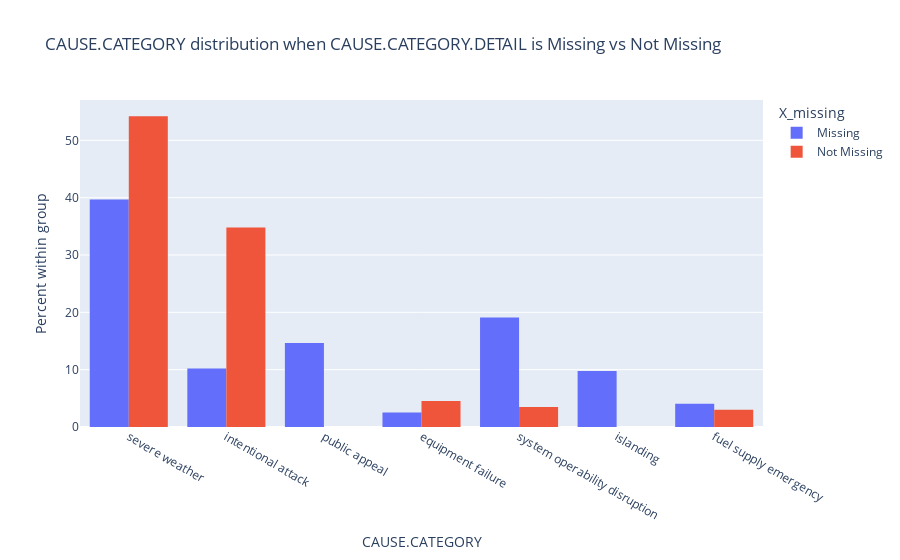

Notebook source saved alongside this figure:
### Code cell
tmp = outages[[X, Y]].copy()
tmp['X_missing'] = tmp[X].isna().map({True: 'Missing', False: 'Not Missing'})
tmp = tmp.dropna(subset=[Y])

fig = px.histogram(
    tmp,
    x=Y,
    color='X_missing',
    barmode='group',
    histnorm='percent',
    title=f"{Y} distribution when {X} is Missing vs Not Missing"
)
fig.update_layout(xaxis_title=Y, yaxis_title="Percent within group")
fig.show()

os.makedirs("assets", exist_ok=True)
fig.write_html("assets/missingness_dep_on_cause_category.html", include_plotlyjs="cdn")

### Figure 1 — Plotly figure (JSON) as saved in the notebook; plotly's stock layout.template omitted (floating-point values rounded to 4 significant figures; data arrays with more than 128 entries replaced by an {"elided": "..."} marker saying what was removed)
{"data": [{"alignmentgroup": "True", "bingroup": "x", "histnorm": "percent", "hovertemplate": "X_missing=Missing<br>CAUSE.CATEGORY=%{x}<br>percent=%{y}<extra></extra>", "legendgroup": "Missing", "marker": {"color": "#636efa", "pattern": {"shape": ""}}, "name": "Missing", "offsetgroup": "Missing", "orientation": "v", "showlegend": true, "type": "histogram", "x": {"elided": "471 str values"}, "xaxis": "x", "yaxis": "y"}, {"alignmentgroup": "True", "bingroup": "x", "histnorm": "percent", "hovertemplate": "X_missing=Not Missing<br>CAUSE.CATEGORY=%{x}<br>percent=%{y}<extra></extra>", "legendgroup": "Not Missing", "marker": {"color": "#EF553B", "pattern": {"shape": ""}}, "name": "Not Missing", "offsetgroup": "Not Missing", "orientation": "v", "showlegend": true, "type": "histogram", "x": {"elided": "1063 str values"}, "xaxis": "x", "yaxis": "y"}], "layout": {"autosize": true, "barmode": "group", "legend": {"title": {"text": "X_missing"}, "tracegroupgap": 0}, "title": {"text": "CAUSE.CATEGORY distribution when CAUSE.CATEGORY.DETAIL is Missing vs Not Missing"}, "xaxis": {"anchor": "y", "autorange": true, "domain": [0, 1], "range": [-0.5, 6.5], "title": {"text": "CAUSE.CATEGORY"}, "type": "category"}, "yaxis": {"anchor": "x", "autorange": true, "domain": [0, 1], "range": [0, 57.04], "title": {"text": "Percent within group"}}}}
